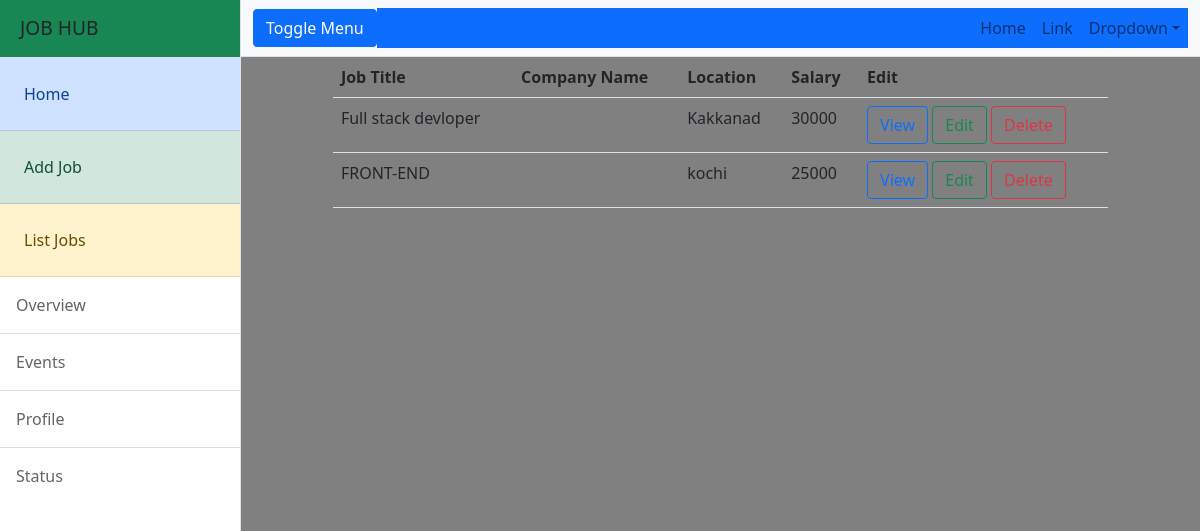
Before: /employer/jobs/all (signed in) with the older database file.
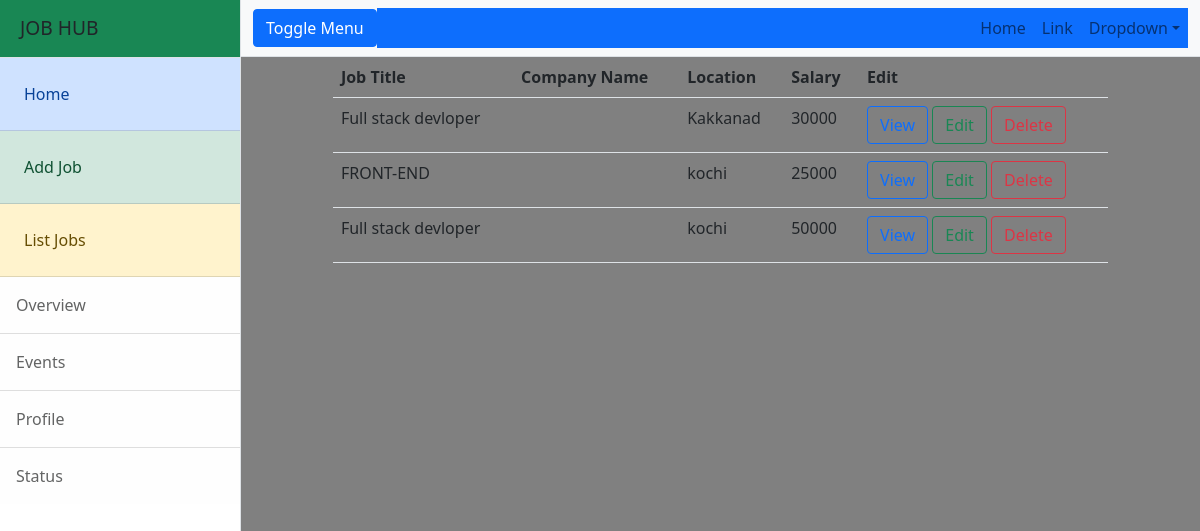
After: the same page with the newer database file.
### employer/models.py (models this page shows, shortened)
class Jobs(models.Model):
    job_title=models.CharField(max_length=150)
    company=models.ForeignKey(User,on_delete=models.CASCADE,related_name="company")
    location=models.CharField(max_length=120)
    salary=models.PositiveIntegerField(null=True)
    experience=models.PositiveIntegerField(default=0)
    created_date=models.DateField(auto_now_add=True)
    last_date=models.DateField(null=True)
    active_status=models.BooleanField(default=True)
    job_description=models.TextField(null=True)

### employer/views.py (the view)
# urls.py: path('jobs/all',views.ListJobView.as_view(),name='all-jobs'),
class ListJobView(ListView):
    model=Jobs
    context_object_name = "jobs"
    template_name = "emp-listjob.html"
    def get_queryset(self):
        return Jobs.objects.filter(company=self.request.user)

### employer/templates/emp-listjob.html
{%extends 'base.html'%}
{%block body_block%}
<div class="row">
    <div class="col-1"></div>
    <div class="col-10">
        <table class="table">
            <tr>
                <th>Job Title</th>
                <th>Company Name</th>
                <th>Location</th>
                <th>Salary</th>
                <th>Edit</th>
            </tr>
            {%for job in jobs%}
            <tr>
                <td>{{job.job_title}}</td>
                <td>{{job.company_name}}</td>
                <td>{{job.location}}</td>
                <td>{{job.salary}}</td>
                <td>
                    <a href="{%url 'job-details' job.id%}" class="btn btn-outline-primary">View</a>
                     <a href="{%url 'job-edit' job.id%}" class="btn btn-outline-success">Edit</a>
                     <a href="{%url 'job-delete' job.id%}" class="btn btn-outline-danger">Delete</a>
                </td>
            </tr>
            {%endfor%}
        </table>
    </div>
    <div class="col-1"></div>
</div>
{%endblock%}

Changed rows visible on the page:
added Jobs: job_title "Full stack devloper", location "kochi", salary "50000"
